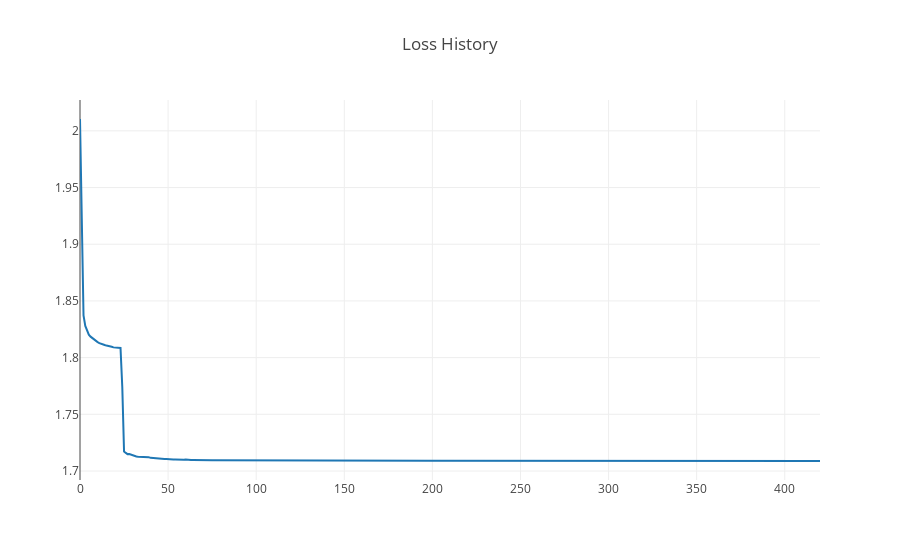

The notebook cell saved with this chart:
### Code cell
plotly.offline.iplot({
    'data': [
        go.Scatter(
            y=loss_history
        )
    ],
    'layout': go.Layout(title='Loss History')
})

### Figure 1 — Plotly figure (JSON) as saved in the notebook; plotly's stock layout.template omitted (floating-point values rounded to 4 significant figures; data arrays with more than 128 entries replaced by an {"elided": "..."} marker saying what was removed)
{"data": [{"type": "scatter", "y": {"elided": "421 float values"}}], "layout": {"title": "Loss History"}}
